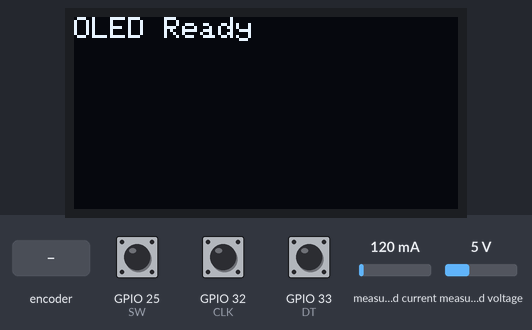
Recording of a sketch running on a simulated ESP32. Shown: 128×64 one-colour display. The test bench sets the inputs (shaded band); at power-on: measured current 120 mA, measured voltage 5 V, GPIO 25 (SW) HIGH, GPIO 32 (CLK) HIGH, GPIO 33 (DT) HIGH. WiFi joins after 1.5 s; servers stay silent unless stated; uploads are accepted with an empty reply; what the sketch prints to the serial monitor is not drawn.

Above: at 1.6 s.
At 3.0 s:
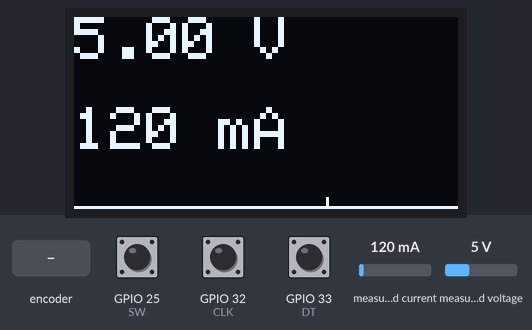
3.1 s: measured current set to 40 mA
At 4.9 s:
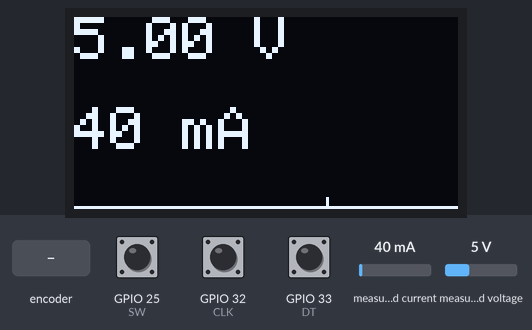
5.9 s: rotary encoder on GPIO 32 (CLK) / GPIO 33 (DT) turned 1 step (first pin leading)
7.9 s: measured voltage set to 0.3 V
At 10.8 s:
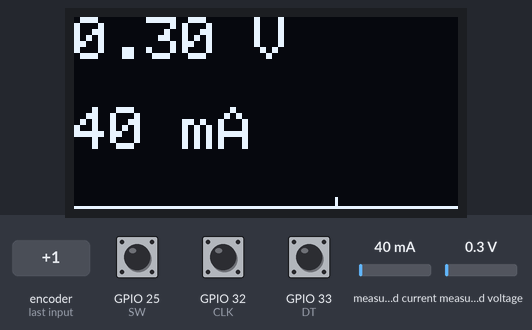
13.5 s: rotary encoder on GPIO 32 (CLK) / GPIO 33 (DT) turned 1 step (first pin leading)
16.0 s: measured current set to 500 mA
At 19.4 s:
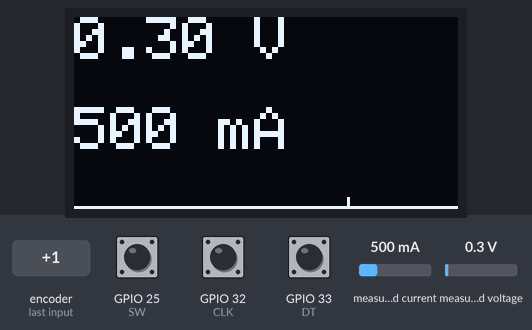
Timing chart, 0 to 20.9 s (numbered marks = the images above; inputs shaded):
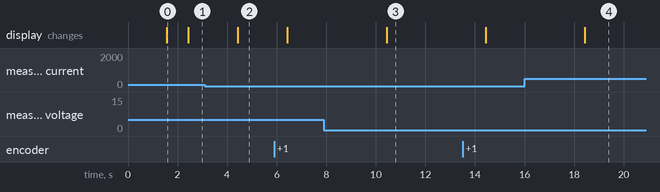

The sketch:

espserver.ino
```cpp
#include <Wire.h>
#include <WiFi.h>
#include <HTTPClient.h>
#include <Adafruit_MCP4725.h>
#include <Adafruit_INA219.h>
#include <Adafruit_GFX.h>
#include <Adafruit_SSD1306.h>

// ==================== CONFIGURATION ====================
#define CLK 32
#define DT 33
#define SW 25

#define MIN_DAC 1024
#define MAX_DAC 4000

#define SCREEN_WIDTH 128
#define SCREEN_HEIGHT 64
#define OLED_SDA 17
#define OLED_SCL 16
TwoWire WireOLED(1);
Adafruit_SSD1306 display(SCREEN_WIDTH, SCREEN_HEIGHT, &WireOLED, -1);

Adafruit_MCP4725 dac;
Adafruit_INA219 ina219;

// WiFi & Server
const char* ssid = "SSID";
const char* password = "password";
const char* serverIP = "Your server IP"; // Your server IP
const int serverPort = 3000;

// ==================== GLOBAL STATE ====================
int encoderValue = 2048;
int lastEncoded = 0;
bool lastSW = HIGH;

float busVoltage = 0.0, current_mA = 0.0;
unsigned long lastINA219Time = 0;
const unsigned long INA219_INTERVAL = 1000;

unsigned long lastNetUpdate = 0;
const unsigned long NET_INTERVAL = 2000;
int lastServerDACValue = -1;

// ==================== WIFI & SERVER ====================
void connectWiFi() {
  WiFi.begin(ssid, password);
  Serial.print("Connecting to WiFi");
  while (WiFi.status() != WL_CONNECTED) {
    delay(500); Serial.print(".");
  }
  Serial.println(" connected!");
}

void postVoltageAndCurrent(float voltage, float current) {
  if (WiFi.status() == WL_CONNECTED) {
    HTTPClient http;
    String url = "http://" + String(serverIP) + ":" + String(serverPort) + "/update";
    http.begin(url);
    http.addHeader("Content-Type", "application/json");
    String json = "{\"voltage\":" + String(voltage, 2) + ",\"current\":" + String(current, 1) + "}";
    int code = http.POST(json);
    if (code > 0) {
      Serial.println("POST /update OK");
    } else {
      Serial.println("POST /update failed");
    }
    http.end();
  }
}

int fetchDACValueFromServer() {
  if (WiFi.status() == WL_CONNECTED) {
    HTTPClient http;
    String url = "http://" + String(serverIP) + ":" + String(serverPort) + "/getVoltage";
    http.begin(url);
    int code = http.GET();
    if (code == 200) {
      String payload = http.getString();
      int voltage = payload.substring(payload.indexOf(":") + 1, payload.indexOf("}")).toInt();
      http.end();
      return voltage;
    }
    http.end();
  }
  return -1;
}

// ==================== SETUP ====================
void setup() {
  Serial.begin(115200);

  Wire.begin(21, 22);         // DAC & INA219
  WireOLED.begin(OLED_SDA, OLED_SCL); // OLED

  connectWiFi();

  // OLED
  if (!display.begin(SSD1306_SWITCHCAPVCC, 0x3C)) {
    Serial.println("OLED not found"); while (1);
  }
  display.clearDisplay();
  display.setTextSize(1);
  display.setTextColor(SSD1306_WHITE);
  display.setCursor(0, 0); display.println("OLED Ready");
  display.display();

  // Inputs
  pinMode(CLK, INPUT);
  pinMode(DT, INPUT);
  pinMode(SW, INPUT_PULLUP);
  lastEncoded = (digitalRead(CLK) << 1) | digitalRead(DT);

  // DAC
  if (!dac.begin(0x60)) {
    Serial.println("DAC not found"); while (1);
  }

  // INA219
  if (!ina219.begin()) {
    Serial.println("INA219 not found"); while (1);
  }

  Serial.println("System Ready");
}

// ==================== MAIN LOOP ====================
void loop() {
  // Rotary Encoder
  int MSB = digitalRead(CLK);
  int LSB = digitalRead(DT);
  int encoded = (MSB << 1) | LSB;
  int sum = (lastEncoded << 2) | encoded;
  if (sum == 0b1101 || sum == 0b0100 || sum == 0b0010 || sum == 0b1011) encoderValue = encoderValue - 20;
  if (sum == 0b1110 || sum == 0b0111 || sum == 0b0001 || sum == 0b1000) encoderValue = encoderValue + 20;
  encoderValue = constrain(encoderValue, MIN_DAC, MAX_DAC);
  lastEncoded = encoded;

  // Button Press
  bool currentSW = digitalRead(SW);
  if (lastSW == HIGH && currentSW == LOW) {
    dac.setVoltage(encoderValue, false);
    Serial.print("DAC set manually: "); Serial.println(encoderValue);
    delay(200);
  }
  lastSW = currentSW;

  // INA219 Sampling
  unsigned long now = millis();
  if (now - lastINA219Time > INA219_INTERVAL) {
    lastINA219Time = now;
    busVoltage = ina219.getBusVoltage_V();
    current_mA = ina219.getCurrent_mA();
    Serial.printf("INA219: %.2f V, %.1f mA\n", busVoltage, current_mA);
  }

  // Network Communication
  if (now - lastNetUpdate > NET_INTERVAL) {
    lastNetUpdate = now;

    postVoltageAndCurrent(busVoltage, current_mA);

    int ref_mV = fetchDACValueFromServer();
if (ref_mV >= 1000 && ref_mV <= 5000) {
  int ref_dac = map(ref_mV, 0, 5000, 0, 4095);
  ref_dac = constrain(ref_dac, MIN_DAC, MAX_DAC);

  // Only update DAC if the value from the server has changed
  if (ref_dac != lastServerDACValue) {
    lastServerDACValue = ref_dac;
    encoderValue = ref_dac;
    dac.setVoltage(ref_dac, false);
    Serial.print("DAC updated from server: ");
    Serial.println(ref_dac);
  }
}


  // OLED Display
  display.clearDisplay();

  display.setCursor(0, 0);
  display.setTextSize(2);
  display.print(busVoltage, 2);
  display.println(" V");

  display.setCursor(0, 30);
  display.print(current_mA, 0);
  display.println(" mA");

  display.drawLine(0, 63, 127, 63, SSD1306_WHITE);
  int markerX = map(encoderValue, MIN_DAC, MAX_DAC, 127, 0);
  display.drawLine(markerX, 60, markerX, 63, SSD1306_WHITE);

  display.display();
}}
```

Measured:
- after the input at 3.1 s, the display: changes after 1.3 s (image 2)
- after the input at 7.9 s, the display: changes after 2.5 s (image 3)
- after the input at 16.0 s, the display: changes after 2.4 s (image 4)
- what the display in image 0 shows lasts 0.8 s, from 1.6 s to 2.4 s
